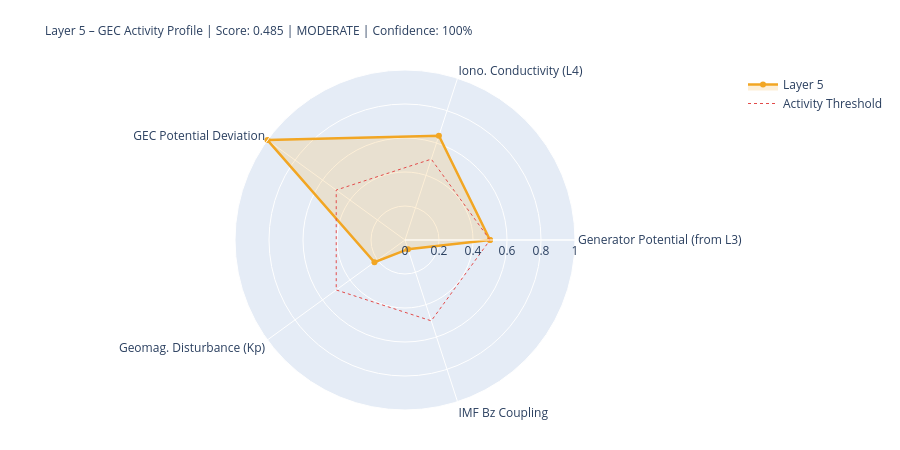

Notebook code for this chart:
### Markdown cell above
---
## 5. State Assessment & Handoff to Layer 6

### Code cell
# ============================================================
# LAYER-5-SCORE
# ============================================================

# Components
# 1) Generator activity (Layer-3-driven)
gen_score = norm(generator_strength, 0.3, 2.0)
gen_src   = 'from_layer3' if l3_thunder_score is not None else 'estimated'

# 2) Ionospheric conductivity (Layer-4-driven)
iono_score = norm(iono_cond_factor, 0.7, 1.4)
iono_src   = 'from_layer4' if l4_ioniz is not None else 'estimated'

# 3) GEC potential deviation from reference
pot_score = norm(abs(delta_V_pct), 0, 30)  # 0 = at reference, 1 = 30% deviation
pot_src   = 'derived'

# 4) Geomagnetic disturbance (Kp) – modulates vertical currents
kp_score = norm(kp_val, 0, 9)
kp_src   = 'primary' if kp_now is not None else 'from_layer4'

# 5) IMF Bz coupling (southward = stronger M-I coupling → GEC influence)
bz_score = norm(-(bz_now or 0), -5, 30) if bz_now is not None else None
bz_src   = 'primary' if bz_now is not None else 'missing'

COMPONENTS = {
    'Generator Potential (from L3)':  {'score': gen_score,   'source': 'derived_from_layer3', 'dynamic': True},
    'Iono. Conductivity (L4)':      {'score': iono_score,  'source': iono_src, 'dynamic': True},
    'GEC Potential Deviation':      {'score': pot_score,   'source': pot_src,  'dynamic': True},
    'Geomag. Disturbance (Kp)':         {'score': kp_score,    'source': kp_src,   'dynamic': True},
    'IMF Bz Coupling':               {'score': bz_score,    'source': bz_src,   'dynamic': True},
}

available   = {k: v['score'] for k, v in COMPONENTS.items() if v['score'] is not None}
unavailable = [k for k, v in COMPONENTS.items() if v['score'] is None]
layer5_score = round(sum(available.values()) / len(available), 4) if available else None
confidence   = round(len(available) / len(COMPONENTS), 2)
level = ('unknown' if layer5_score is None
         else 'quiet'   if layer5_score < 0.3
         else 'moderate' if layer5_score < 0.6
         else 'active')
dominant_l5 = max(available, key=available.get) if available else 'none'

# Kp consistency: separate 1-min raw value from score value
kp_1m_raw   = kp_now          # directly from API (can be 0.0 during live measurement)
kp_for_score = kp_val          # from Layer-0 context or estimated value if needed
kp_score_src = kp_src

W = 68
print('=' * W)
print('LAYER 5 – GLOBAL ELECTRIC CIRCUIT – STATE ASSESSMENT')
print('=' * W)
for name, comp in COMPONENTS.items():
    s = comp['score']
    if s is not None:
        bar = '█' * int(s*20) + '░' * (20-int(s*20))
        print(f'  {name:<34} {bar}  {s:.3f}  [{comp["source"]}]')
    else:
        print(f'  {name:<34} {"─"*20}  n/a   [missing]')
print('-' * W)
print(f'  Score:         {layer5_score:.3f}  ({len(available)}/{len(COMPONENTS)} components)')
print(f'  Confidence:    {confidence:.0%}')
print(f'  Level:         {level.upper()}')
print(f'  Dominant:      {dominant_l5}')
print(f'  V_iono:        {V_iono_mod:.1f} kV  (Δ {delta_V_pct:+.1f}% vs. Ref)')
print(f'  I_total:       {I_total_mod:.1f} A   (Δ {delta_I_pct:+.1f}% vs. Ref)')
print('=' * W)

# Radar
cats   = list(available.keys())
vals_r = list(available.values())
if len(cats) >= 3:
    fig = go.Figure()
    fig.add_trace(go.Scatterpolar(
        r=vals_r + [vals_r[0]], theta=cats + [cats[0]],
        fill='toself', fillcolor='rgba(242,166,35,0.18)',
        line=dict(color='#F2A623', width=2.5), name='Layer 5'
    ))
    fig.add_trace(go.Scatterpolar(
        r=[0.5]*(len(cats)+1), theta=cats+[cats[0]],
        line=dict(color='#E24B4A', dash='dot', width=1),
        mode='lines', name='Activity Threshold'
    ))
    fig.update_layout(
        title=dict(
            text=f'Layer 5 – GEC Activity Profile | Score: {layer5_score:.3f} | {level.upper()} | Confidence: {confidence:.0%}',
            font=dict(size=12)
        ),
        polar=dict(radialaxis=dict(visible=True, range=[0,1])),
        height=450, showlegend=True,
        margin=dict(l=80, r=80, t=70, b=40)
    )
    fig.show()

### Figure 1 — Plotly figure (JSON) as saved in the notebook; plotly's stock layout.template omitted (floating-point values rounded to 4 significant figures)
{"data": [{"fill": "toself", "fillcolor": "rgba(242,166,35,0.18)", "line": {"color": "#F2A623", "width": 2.5}, "name": "Layer 5", "r": [0.5, 0.6454, 1.0, 0.2222, 0.0569, 0.5], "theta": ["Generator Potential (from L3)", "Iono. Conductivity (L4)", "GEC Potential Deviation", "Geomag. Disturbance (Kp)", "IMF Bz Coupling", "Generator Potential (from L3)"], "type": "scatterpolar"}, {"line": {"color": "#E24B4A", "dash": "dot", "width": 1}, "mode": "lines", "name": "Activity Threshold", "r": [0.5, 0.5, 0.5, 0.5, 0.5, 0.5], "theta": ["Generator Potential (from L3)", "Iono. Conductivity (L4)", "GEC Potential Deviation", "Geomag. Disturbance (Kp)", "IMF Bz Coupling", "Generator Potential (from L3)"], "type": "scatterpolar"}], "layout": {"height": 450, "margin": {"b": 40, "l": 80, "r": 80, "t": 70}, "polar": {"radialaxis": {"range": [0, 1], "visible": true}}, "showlegend": true, "title": {"font": {"size": 12}, "text": "Layer 5 – GEC Activity Profile | Score: 0.485 | MODERATE | Confidence: 100%"}}}
